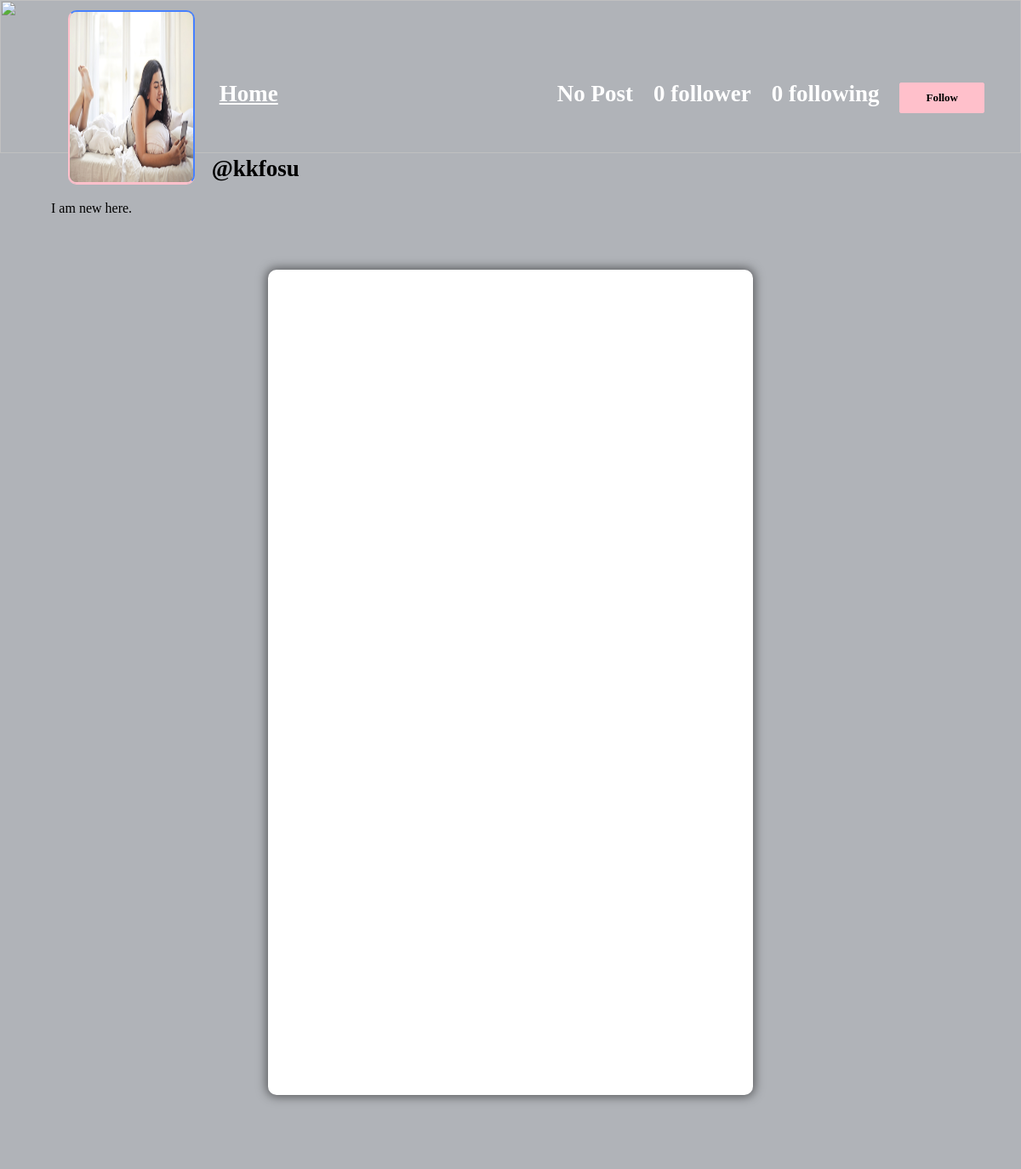
Screenshot of /profile/kkfosu (signed in) with the database file from the repository.
### core/models.py (models this page shows, shortened)
class Profile(models.Model):
    user = models.ForeignKey(user, on_delete=models.CASCADE)
    id_user = models.IntegerField()
    bio = models.TextField(blank=True)
    Profileimg = models.ImageField(upload_to='profile_images', default='blank-profile-picture.png' )
    location = models.CharField(max_length=100, blank=True)
    timeStamp = models.DateTimeField(auto_now_add=True, blank=True)

### core/views.py (the view)
# urls.py: path('profile/<str:pk>', views.profile, name='profile'),
@login_required(login_url='signin')
def profile(request,pk):
    user_object = User.objects.get(username=pk)
    user_profile = Profile.objects.get(user=user_object)
    user_posts =  Post.objects.filter(user=pk)
    user_post_length = len(user_posts)
    follower = request.user.username
    user =pk
    if FollowersCount.objects.filter(follower=follower, user = user).first():
        button_text = 'Unfollow'
    else:
        button_text = 'Follow'
    user_followers = len(FollowersCount.objects.filter(user=pk))
    user_following = len(FollowersCount.objects.filter(follower=pk))
    context ={
        'user_object': user_object,
        'user_profile' : user_profile,
        'user_posts': user_posts,
        'user_post_length': user_post_length,
        'button_text': button_text,
        'user_followers': user_followers,
        'user_following': user_following,
    }
    return render (request, 'profile.html',context)

### templates/profile.html (shortened to what this page needs)
{% load static %}
<!DOCTYPE html>
<html lang="en">
<head>
    <link rel="stylesheet" href="{% static 'css/main.min.css' %}">
    <link rel="stylesheet" href="{% static 'css/style.css' %}">
    <link rel="stylesheet" href="{% static 'css/color.css' %}">
    <link rel="stylesheet" href="{% static 'css/responsive.css' %}">
</head>
<body>
	<section>
			<div class="feature-photo">
				<figure>
					<img src="{% static 'images/resources/timeline.jpg' %}" style="height: 180px; " alt=""></figure>
				<form action="/follow" method="POST"> {% csrf_token %}
					<div class="add-btn">
					<span style="color: white; font-size: 27px; margin-right: 12em;"><b><u><a href="/">Home</a></u></b></span>
					{% if user_post_length == 0 %}
					<span style="color: white; font-size: 27px;"><b> No Post</b></span>
					{% elif user_post_length == 1 %}
						<span style="color: white; font-size: 27px;"><b>{{user_post_length}} Post</b></span>
					{% else %}
					<span style="color: white; font-size: 27px;"><b>{{user_post_length}} Posts</b></span>
					{% endif %}
					{% if user_followers == 0 or user_followers == 1 %}
					<span style="color: white; font-size: 27px;"><b>{{user_followers}} follower</b></span>
					{% else %}
					<span style="color: white; font-size: 27px;"><b>{{user_followers}} followers</b></span>
					{% endif %}
					<span style="color: white; font-size: 27px;"><b>{{user_following}} following</b></span>
					{% if user_object.username == user.username %}
					<a href="/settings" title="" data-ripple="">Account settings</a>
					{% else %}
					<a href="" title="" data-ripple="">
						<button type="submit" style="background-color: #ffc0cb; border: #ffc0cb;">{{button_text}}</button></a>
					{% endif %}
					</div>
				</form>
				<div class="container-fluid">
					<div class="row merged">
						<div class="col-lg-2 col-sm-3">
							<div class="user-avatar">
								<figure>
									<img src="{{user_profile.Profileimg.url}}" style="height: 200px; width: 100%;" alt="profile image">
								</figure>
							</div>
						</div>
						<div class="col-lg-10 col-sm-9">
							<div class="timeline-info">
								<ul>
									<li class="admin-name">
									  <h5 style="color: black;white-space: nowrap; width: 110px; font-size: 27px;"><b>@{{user_profile.user.username}}</b></h5>
									</li>
								</ul>
							</div>
						</div>
					</div>
				</div>
			</div>
		</section>
		<section>
			<div class="bio">
				{{user_profile.bio}}
			</div>
		</section>
	<section>
		<div class="gap gray-bg">
			<div class="container-fluid">
				<div class="row">
					<div class="col-lg-12">
						<div class="row" id="page-contents">
							<div class="col-lg-3">
								<aside class="sidebar static">
								</aside>
							</div>
							<div class="col-lg-6">
								<div class="central-meta">
								</div>
							</div>
							<div class="col-lg-3">
								<aside class="sidebar static">
								</aside>
							</div>
						</div>
					</div>
				</div>
			</div>
		</div>
	</section>
</body>
</html>

### static/css/color.css (style rules this page uses)
#nprogress .bar, .timeline-info > ul li a::before, .add-btn > a, .activitiez > li::before, form button, .colla-apps > li a:hover, a.underline:before, .setting-row input:checked + label, .user-avatar:hover .edit-phto, .error-meta > a, .color-bg, .add-butn, .nav.nav-tabs.likes-btn > li a.active, a.dislike-btn, .drop > a:hover, .btn-view.btn-load-more:hover, .accordion .card h5 button[aria-expanded="true"], .chat-head, .f-page > figure em, .inbox-panel-head > ul > li > a, .nav-tabs--left .nav-link.active, .nav-tabs--left .nav-link.active:hover, footer .widget-title h4::before, #topcontrol, .sidebar .widget-title::before, .f-title::before, .g-post-classic > figure > i::after, .purify > a, .help-list > a:hover, .open-position::before, .info > a, .category-box:hover, .category-box.selected, a.main-btn, .section-heading::before, .getquot-baner, .more-branches > h4::before, .is-helpful > a, .cart-optionz > li > a:hover, .paginationz > li a:hover, .paginationz > li a.active, .shopping-cart, a.btn2:hover, .form-submit > input[type="submit"], button.submit-checkout, .delete-cart:hover, .proceed .button, .amount-area .update-cart, a.addnewforum, .apply-bttons > a { background: orange; }

### static/css/responsive.css (style rules this page uses)
@media screen and (max-width: 1281px) and (min-width: 1024px) { .timeline-info { line-height: 51px; } }
@media screen and (max-width: 1281px) and (min-width: 1024px) { .timeline-info .admin-name > h5 { font-size: 20px; } }
@media screen and (max-width: 1281px) and (min-width: 1024px) { .user-avatar { width: 80.2% } }

### rows the page displays
Profile: Profileimg (picture), user.username "kkfosu", bio "I am new here."

### other values shown
{{ user_followers }} "0"
{{ user_following }} "0"
{{ button_text }} "Follow"
